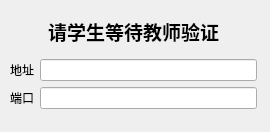
<?xml version="1.0" encoding="UTF-8"?>
<ui version="4.0">
 <class>Widget</class>
 <widget class="QWidget" name="Widget">
  <property name="geometry">
   <rect>
    <x>0</x>
    <y>0</y>
    <width>270</width>
    <height>132</height>
   </rect>
  </property>
  <property name="windowTitle">
   <string>Widget</string>
  </property>
  <widget class="QWidget" name="layoutWidget">
   <property name="geometry">
    <rect>
     <x>10</x>
     <y>10</y>
     <width>247</width>
     <height>99</height>
    </rect>
   </property>
   <layout class="QVBoxLayout" name="verticalLayout">
    <item>
     <widget class="QLabel" name="label">
      <property name="text">
       <string>&lt;html&gt;&lt;head/&gt;&lt;body&gt;&lt;p align=&quot;center&quot;&gt;&lt;span style=&quot; font-size:14pt; font-weight:700;&quot;&gt;请学生等待教师验证&lt;/span&gt;&lt;/p&gt;&lt;/body&gt;&lt;/html&gt;</string>
      </property>
     </widget>
    </item>
    <item>
     <layout class="QHBoxLayout" name="horizontalLayout">
      <item>
       <widget class="QLabel" name="iplabel">
        <property name="text">
         <string>地址</string>
        </property>
       </widget>
      </item>
      <item>
       <widget class="QLineEdit" name="iplineEdit"/>
      </item>
     </layout>
    </item>
    <item>
     <layout class="QHBoxLayout" name="horizontalLayout_2">
      <item>
       <widget class="QLabel" name="portlabel">
        <property name="text">
         <string>端口</string>
        </property>
       </widget>
      </item>
      <item>
       <widget class="QLineEdit" name="portlineEdit"/>
      </item>
     </layout>
    </item>
   </layout>
  </widget>
 </widget>
 <resources/>
 <connections/>
</ui>
